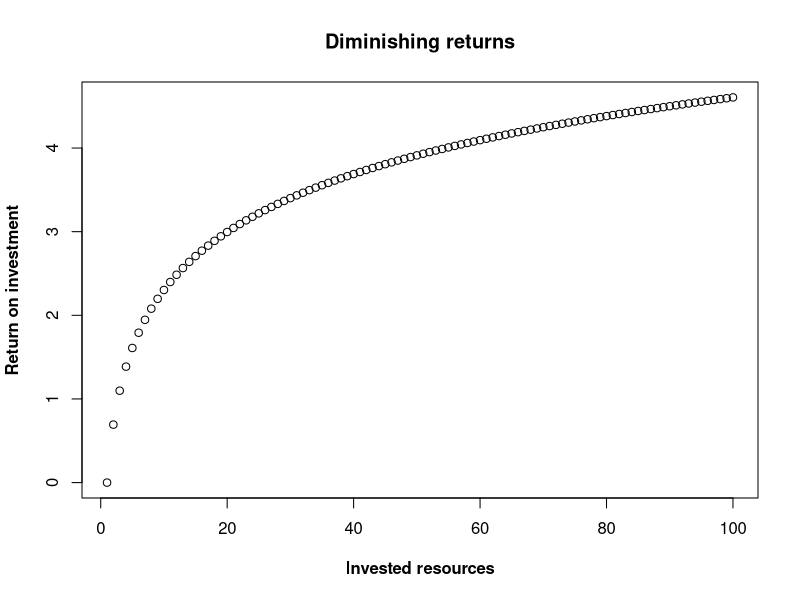
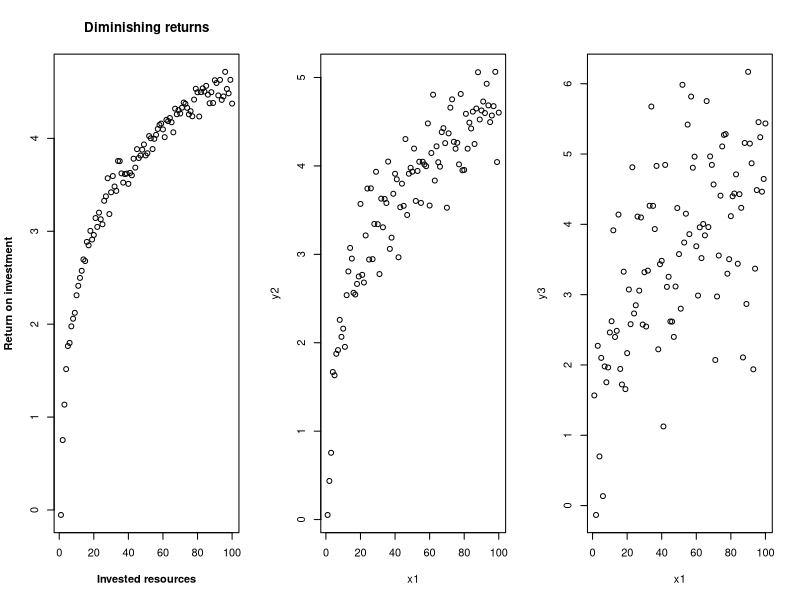
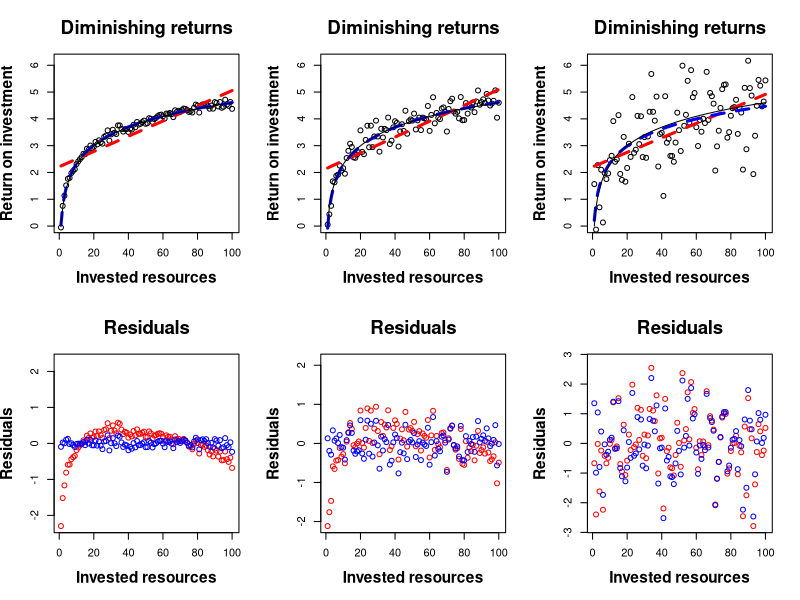

Reproduce these figures in R, in order.
## ---- chunk 1
x1=1:100
y=log(x1)
plot(x1,y,main='Diminishing returns',xlab='Invested resources',ylab='Return on investment',font.lab=2)
## ---- chunk 2
#Let's keep x-values the same
#x1=1:100

#Now, update y values to include noise
par(mfrow=c(1,3))
y=log(x1) + rnorm(length(x1),sd=0.1)
y2=log(x1) + rnorm(length(x1),sd=0.3)
y3=log(x1) + rnorm(length(x1),sd=1)
plot(x1,y,main='Diminishing returns',xlab='Invested resources',ylab='Return on investment',font.lab=2)
plot(x1,y2)
plot(x1,y3)
## ---- chunk 3
#plot(x,y2,main='Diminishing returns',xlab='Invested resources',ylab='Return on investment',font.lab=2)

pltFits=function(yvar=y2,xvar=x1)
{
  ymax = max(y,y2,y3)
  plot(xvar,yvar,main='Diminishing returns',xlab='Invested resources',ylab='Return on investment',font.lab=2,ylim=c(0,ymax))
  linEst=lm(yvar~xvar)
  logEst=lm(yvar~log(xvar))
  lines(xvar,predict(linEst),lwd=3,col='red',lty=2)
  lines(xvar,predict(logEst),lwd=3,col='blue',lty=2)
  f=function(x){log(x)}
  curve(f,from=min(xvar),to=max(xvar),add=T)
  
  #I should plot the actual function in a solid line! Legend: linear/log estimates and true function
  resMax = max(abs(linEst$residuals),abs(logEst$residuals))
  plot(linEst$residuals,ylim=c(-resMax,resMax),col='red',main='Residuals',xlab='Invested resources',ylab='Residuals',font.lab=2)
  points(logEst$residuals,ylim=c(-resMax,resMax),col='blue')
  #barplot(summary(logEst)$r.squared,summary(linEst)$r.squared)
  #Plot the true curves on top of the data
}
par(mfcol=c(2,3),cex.lab=1.4,cex.main=1.7)
pltFits(y)
pltFits(y2)
pltFits(y3)

